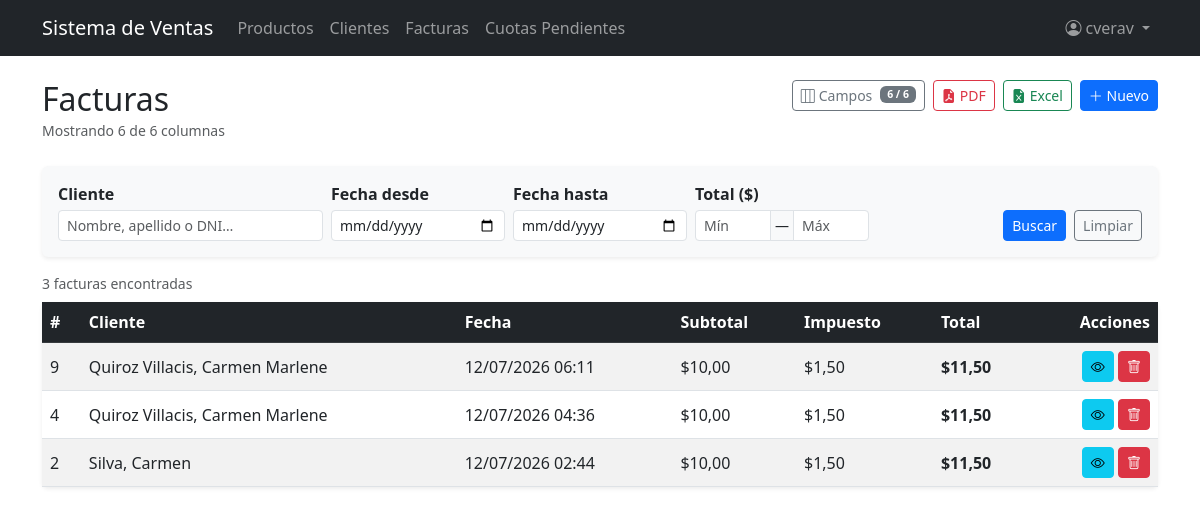
Before: /invoices/ (signed in) with the older database file.
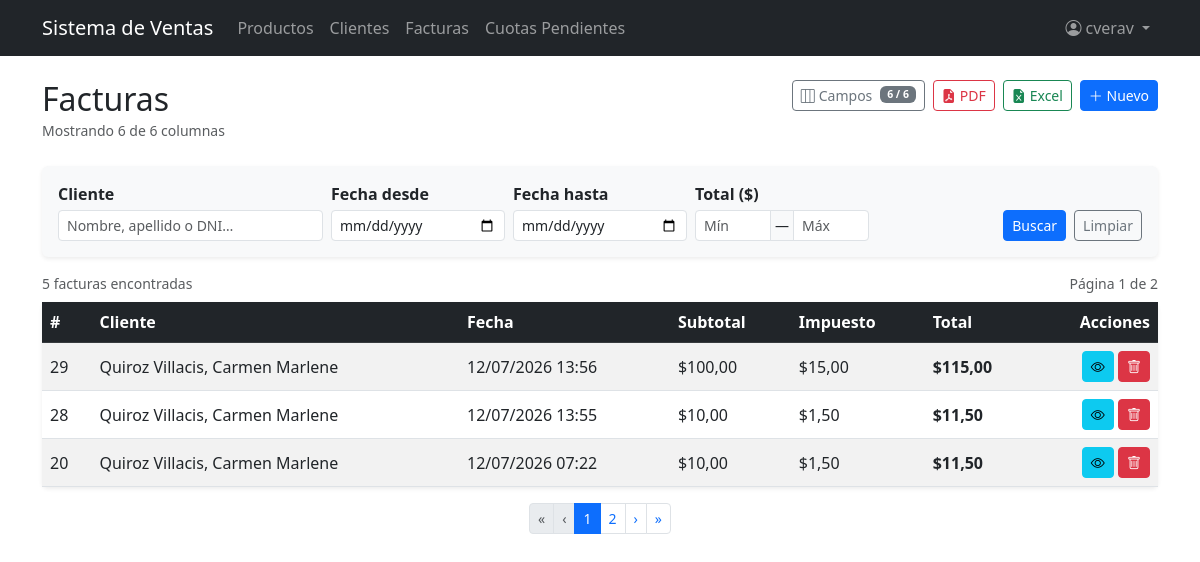
After: the same page with the newer database file.
### billing/models.py (models this page shows, shortened)
class Invoice(models.Model):
    customer = models.ForeignKey(Customer, on_delete=models.PROTECT, related_name='invoices', verbose_name='Cliente')
    invoice_date = models.DateTimeField(auto_now_add=True, verbose_name='Datos de Factura')
    subtotal = models.DecimalField(max_digits=12, decimal_places=2, default=0)
    tax = models.DecimalField(max_digits=12, decimal_places=2, default=0, verbose_name='Impuesto')
    total = models.DecimalField(max_digits=12, decimal_places=2, default=0, verbose_name='Total')
    is_active = models.BooleanField(default=True)
    tipo_pago = models.CharField(
        max_length=10,
        choices=[("CONTADO", "CONTADO"), ("CREDITO", "CREDITO")],
        default="CONTADO",
        verbose_name="Tipo de pago",
    )
    saldo = models.DecimalField(max_digits=12, decimal_places=2, default=0)
    estado = models.CharField(
        max_length=15,
        choices=[("PENDIENTE", "PENDIENTE"), ("PAGADA", "PAGADA")],
        default="PENDIENTE",
    )
    class Meta: ordering = ['-invoice_date']

class Customer(models.Model):
    dni = models.CharField(max_length=13, unique=True, verbose_name='DNI/RUC', validators=[validate_cedula_ec])
    first_name = models.CharField(max_length=100, verbose_name='Nombre')
    last_name = models.CharField(max_length=100, verbose_name='Apellido')
    email = models.EmailField(blank=True, null=True)
    phone = models.CharField(max_length=20, blank=True, null=True, verbose_name='Teléfono')
    address = models.TextField(blank=True, null=True, verbose_name='Dirección')
    is_active = models.BooleanField(default=True, verbose_name='Activo')
    created_at = models.DateTimeField(auto_now_add=True)
    updated_at = models.DateTimeField(auto_now=True)
    class Meta:
        ordering = ['last_name', 'first_name']
    def __str__(self): return f'{self.last_name}, {self.first_name}'

### billing/views.py (the view, shortened to what this page needs)
# urls.py: path('invoices/', views.InvoiceListView.as_view(), name='invoice_list'),
class InvoiceListView(ExportMixin, LoginRequiredMixin, PermissionRequiredMixin, ListView):
    model = Invoice
    template_name = 'billing/invoice_list.html'
    context_object_name = 'items'
    paginate_by = 3
    export_filename = 'facturas'
    ALL_COLUMNS = INVOICE_ALL_COLUMNS
    permission_required = 'billing.view_invoice'
    permission_redirect_url = '/'
    def get_queryset(self):
        qs = Invoice.objects.select_related('customer').order_by('-invoice_date')
        form = InvoiceSearchForm(self.request.GET)
        if form.is_valid():
            if form.cleaned_data.get('date_from'):
                qs = qs.filter(invoice_date__date__gte=form.cleaned_data['date_from'])
            if form.cleaned_data.get('date_to'):
                qs = qs.filter(invoice_date__date__lte=form.cleaned_data['date_to'])
            if form.cleaned_data.get('total_min') is not None:
                qs = qs.filter(total__gte=form.cleaned_data['total_min'])
            if form.cleaned_data.get('total_max') is not None:
                qs = qs.filter(total__lte=form.cleaned_data['total_max'])
        return qs
    def get_context_data(self, **kwargs):
        ctx = super().get_context_data(**kwargs)
        ctx['search_form'] = InvoiceSearchForm(self.request.GET)
        ctx['all_columns'] = self.ALL_COLUMNS
        ctx['all_col_keys_json'] = json.dumps([c['key'] for c in self.ALL_COLUMNS])
        ctx['default_col_keys_json'] = json.dumps(
            [c['key'] for c in self.ALL_COLUMNS if c.get('default', True)]
        )
        return ctx

### billing/forms.py
class InvoiceSearchForm(forms.Form):
    customer = forms.CharField(
        required=False, label='Cliente',
        widget=forms.TextInput(attrs={**_sm_text, 'placeholder': 'Nombre, apellido o DNI…'})
    )
    date_from = forms.DateField(
        required=False, label='Fecha desde',
        widget=forms.DateInput(attrs={**_sm_text, 'type': 'date'})
    )
    date_to = forms.DateField(
        required=False, label='Fecha hasta',
        widget=forms.DateInput(attrs={**_sm_text, 'type': 'date'})
    )
    total_min = forms.DecimalField(
        required=False, label='Total mín',
        widget=forms.NumberInput(attrs={**_sm_number, 'placeholder': 'Mín', 'step': '0.01'})
    )
    total_max = forms.DecimalField(
        required=False, label='Total máx',
        widget=forms.NumberInput(attrs={**_sm_number, 'placeholder': 'Máx', 'step': '0.01'})
    )

### billing/mixins.py (called while the page is built)
    def get(self, request, *args, **kwargs):
        fmt = request.GET.get('export')
        if fmt == 'pdf':
            return self.export_pdf(self.get_queryset())
        if fmt == 'excel':
            return self.export_excel(self.get_queryset())
        return super().get(request, *args, **kwargs)

### billing/templates/billing/invoice_list.html (shortened to what the changed rows need)
{% extends 'billing/base.html' %}
{% block content %}
<div class="d-flex justify-content-between align-items-start mb-4 flex-wrap gap-2">
  <div>
    <h2 class="mb-0">Facturas</h2>
  </div>
</div>
<div class="d-flex justify-content-between align-items-center mb-2">
  <small class="text-muted">
    {% if paginator.count == 1 %}1 factura encontrada{% else %}{{ paginator.count }} facturas encontradas{% endif %}
  </small>
  {% if is_paginated %}<small class="text-muted">Página {{ page_obj.number }} de {{ paginator.num_pages }}</small>{% endif %}
</div>
<div class="card shadow-sm border-0">
  <div class="table-responsive">
    <table class="table table-striped table-hover align-middle mb-0" id="invoiceTable">
      <thead class="table-dark">
        <tr>
          <th data-col="id">#</th>
          <th data-col="customer">Cliente</th>
          <th data-col="invoice_date">Fecha</th>
          <th data-col="subtotal">Subtotal</th>
          <th data-col="tax">Impuesto</th>
          <th data-col="total">Total</th>
          <th class="text-end" style="white-space:nowrap;">Acciones</th>
        </tr>
      </thead>
      <tbody>
        {% for item in items %}
        <tr>
          <td data-col="id">{{ item.id }}</td>
          <td data-col="customer">{{ item.customer }}</td>
          <td data-col="invoice_date">{{ item.invoice_date|date:"d/m/Y H:i" }}</td>
          <td data-col="subtotal">${{ item.subtotal }}</td>
          <td data-col="tax">${{ item.tax }}</td>
          <td data-col="total"><strong>${{ item.total }}</strong></td>
          <td class="text-end text-nowrap">
            <a href="{% url 'billing:invoice_detail' item.pk %}" class="btn btn-sm btn-info" title="Ver" aria-label="Ver">
              <i class="bi bi-eye"></i>
            </a>
            {% if perms.billing.delete_invoice %}
            <a href="{% url 'billing:invoice_delete' item.pk %}" class="btn btn-sm btn-danger" title="Eliminar" aria-label="Eliminar">
              <i class="bi bi-trash"></i>
            </a>
            {% endif %}
          </td>
        </tr>
        {% endfor %}
      </tbody>
    </table>
  </div>
</div>
{% if is_paginated %}
<nav class="mt-3" aria-label="Paginación">
  <ul class="pagination pagination-sm justify-content-center mb-0">
    <li class="page-item {% if not page_obj.has_previous %}disabled{% endif %}">
      <a class="page-link" href="?{{ query_params }}&page=1">&laquo;</a>
    </li>
    <li class="page-item {% if not page_obj.has_previous %}disabled{% endif %}">
      <a class="page-link" href="{% if page_obj.has_previous %}?{{ query_params }}&page={{ page_obj.previous_page_number }}{% endif %}">&lsaquo;</a>
    </li>
    {% for num in paginator.page_range %}
      {% if page_obj.number == num %}
        <li class="page-item active"><span class="page-link">{{ num }}</span></li>
      {% elif num > page_obj.number|add:"-3" and num < page_obj.number|add:"3" %}
        <li class="page-item"><a class="page-link" href="?{{ query_params }}&page={{ num }}">{{ num }}</a></li>
      {% elif num == 1 or num == paginator.num_pages %}
        <li class="page-item"><a class="page-link" href="?{{ query_params }}&page={{ num }}">{{ num }}</a></li>
      {% elif num == page_obj.number|add:"-3" or num == page_obj.number|add:"3" %}
        <li class="page-item disabled"><span class="page-link">…</span></li>
      {% endif %}
    {% endfor %}
    <li class="page-item {% if not page_obj.has_next %}disabled{% endif %}">
      <a class="page-link" href="{% if page_obj.has_next %}?{{ query_params }}&page={{ page_obj.next_page_number }}{% endif %}">&rsaquo;</a>
    </li>
    <li class="page-item {% if not page_obj.has_next %}disabled{% endif %}">
      <a class="page-link" href="?{{ query_params }}&page={{ paginator.num_pages }}">&raquo;</a>
    </li>
  </ul>
</nav>
{% endif %}
{% endblock %}

Changed rows visible on the page:
no longer on this page (row unchanged): Invoice: id "9", customer "Quiroz Villacis, Carmen Marlene", invoice_date "12/07/2026 06:11", subtotal "10,00", tax "1,50", total "11,50"
removed Invoice: id "4", customer "Quiroz Villacis, Carmen Marlene", invoice_date "12/07/2026 04:36", subtotal "10,00", tax "1,50", total "11,50"
removed Invoice: id "2", customer "Silva, Carmen", invoice_date "12/07/2026 02:44", subtotal "10,00", tax "1,50", total "11,50"
added Invoice: id "29", customer "Quiroz Villacis, Carmen Marlene", invoice_date "12/07/2026 13:56", subtotal "100,00", tax "15,00", total "115,00"
added Invoice: id "28", customer "Quiroz Villacis, Carmen Marlene", invoice_date "12/07/2026 13:55", subtotal "10,00", tax "1,50", total "11,50"
added Invoice: id "20", customer "Quiroz Villacis, Carmen Marlene", invoice_date "12/07/2026 07:22", subtotal "10,00", tax "1,50", total "11,50"
Other visible differences:
{{ paginator.count }}: "3" → "5"
{{ page_obj.number }}: (not shown) → "1"
{{ paginator.num_pages }}: (not shown) → "2"
text now shown: "Página de « ‹ › »"
new list line: "1"
new list line: "2"
